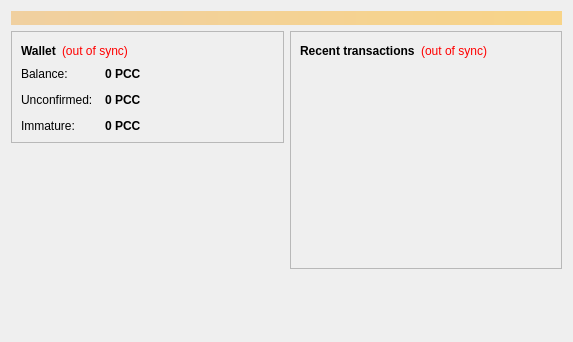
<?xml version="1.0" encoding="UTF-8"?>
<ui version="4.0">
 <class>OverviewPage</class>
 <widget class="QWidget" name="OverviewPage">
  <property name="geometry">
   <rect>
    <x>0</x>
    <y>0</y>
    <width>573</width>
    <height>342</height>
   </rect>
  </property>
  <property name="windowTitle">
   <string>Form</string>
  </property>
  <layout class="QVBoxLayout" name="topLayout">
   <item>
    <widget class="QLabel" name="labelAlerts">
     <property name="visible">
      <bool>false</bool>
     </property>
     <property name="styleSheet">
      <string notr="true">background-color: qlineargradient(x1: 0, y1: 0, x2: 1, y2: 0, stop:0 #F0D0A0, stop:1 #F8D488); color:#000000;</string>
     </property>
     <property name="wordWrap">
      <bool>true</bool>
     </property>
     <property name="margin">
      <number>3</number>
     </property>
    </widget>
   </item>
   <item>
    <layout class="QHBoxLayout" name="horizontalLayout" stretch="1,1">
     <item>
      <layout class="QVBoxLayout" name="verticalLayout_2">
       <item>
        <widget class="QFrame" name="frame">
         <property name="frameShape">
          <enum>QFrame::StyledPanel</enum>
         </property>
         <property name="frameShadow">
          <enum>QFrame::Raised</enum>
         </property>
         <layout class="QVBoxLayout" name="verticalLayout_4">
          <item>
           <layout class="QHBoxLayout" name="horizontalLayout_4">
            <item>
             <widget class="QLabel" name="label_5">
              <property name="font">
               <font>
                <weight>75</weight>
                <bold>true</bold>
               </font>
              </property>
              <property name="text">
               <string>Wallet</string>
              </property>
             </widget>
            </item>
            <item>
             <widget class="QLabel" name="labelWalletStatus">
              <property name="toolTip">
               <string>The displayed information may be out of date. Your wallet automatically synchronizes with the polishcoin network after a connection is established, but this process has not completed yet.</string>
              </property>
              <property name="styleSheet">
               <string notr="true">QLabel { color: red; }</string>
              </property>
              <property name="text">
               <string notr="true">(out of sync)</string>
              </property>
              <property name="alignment">
               <set>Qt::AlignLeading|Qt::AlignLeft|Qt::AlignVCenter</set>
              </property>
             </widget>
            </item>
            <item>
             <spacer name="horizontalSpacer_2">
              <property name="orientation">
               <enum>Qt::Horizontal</enum>
              </property>
              <property name="sizeHint" stdset="0">
               <size>
                <width>40</width>
                <height>20</height>
               </size>
              </property>
             </spacer>
            </item>
           </layout>
          </item>
          <item>
           <layout class="QFormLayout" name="formLayout_2">
            <property name="fieldGrowthPolicy">
             <enum>QFormLayout::AllNonFixedFieldsGrow</enum>
            </property>
            <property name="horizontalSpacing">
             <number>12</number>
            </property>
            <property name="verticalSpacing">
             <number>12</number>
            </property>
            <item row="0" column="0">
             <widget class="QLabel" name="label">
              <property name="text">
               <string>Balance:</string>
              </property>
             </widget>
            </item>
            <item row="0" column="1">
             <widget class="QLabel" name="labelBalance">
              <property name="font">
               <font>
                <weight>75</weight>
                <bold>true</bold>
               </font>
              </property>
              <property name="cursor">
               <cursorShape>IBeamCursor</cursorShape>
              </property>
              <property name="toolTip">
               <string>Your current balance</string>
              </property>
              <property name="text">
               <string notr="true">0 PCC</string>
              </property>
              <property name="textInteractionFlags">
               <set>Qt::LinksAccessibleByMouse|Qt::TextSelectableByKeyboard|Qt::TextSelectableByMouse</set>
              </property>
             </widget>
            </item>
            <item row="1" column="0">
             <widget class="QLabel" name="label_3">
              <property name="text">
               <string>Unconfirmed:</string>
              </property>
             </widget>
            </item>
            <item row="1" column="1">
             <widget class="QLabel" name="labelUnconfirmed">
              <property name="font">
               <font>
                <weight>75</weight>
                <bold>true</bold>
               </font>
              </property>
              <property name="cursor">
               <cursorShape>IBeamCursor</cursorShape>
              </property>
              <property name="toolTip">
               <string>Total of transactions that have yet to be confirmed, and do not yet count toward the current balance</string>
              </property>
              <property name="text">
               <string notr="true">0 PCC</string>
              </property>
              <property name="textInteractionFlags">
               <set>Qt::LinksAccessibleByMouse|Qt::TextSelectableByKeyboard|Qt::TextSelectableByMouse</set>
              </property>
             </widget>
            </item>
            <item row="2" column="0">
             <widget class="QLabel" name="labelImmatureText">
              <property name="text">
               <string>Immature:</string>
              </property>
             </widget>
            </item>
            <item row="2" column="1">
             <widget class="QLabel" name="labelImmature">
              <property name="font">
               <font>
                <weight>75</weight>
                <bold>true</bold>
               </font>
              </property>
              <property name="toolTip">
               <string>Mined balance that has not yet matured</string>
              </property>
              <property name="text">
               <string notr="true">0 PCC</string>
              </property>
              <property name="textInteractionFlags">
               <set>Qt::LinksAccessibleByMouse|Qt::TextSelectableByKeyboard|Qt::TextSelectableByMouse</set>
              </property>
             </widget>
            </item>
           </layout>
          </item>
         </layout>
        </widget>
       </item>
       <item>
        <spacer name="verticalSpacer">
         <property name="orientation">
          <enum>Qt::Vertical</enum>
         </property>
         <property name="sizeHint" stdset="0">
          <size>
           <width>20</width>
           <height>40</height>
          </size>
         </property>
        </spacer>
       </item>
      </layout>
     </item>
     <item>
      <layout class="QVBoxLayout" name="verticalLayout_3">
       <item>
        <widget class="QFrame" name="frame_2">
         <property name="frameShape">
          <enum>QFrame::StyledPanel</enum>
         </property>
         <property name="frameShadow">
          <enum>QFrame::Raised</enum>
         </property>
         <layout class="QVBoxLayout" name="verticalLayout">
          <item>
           <layout class="QHBoxLayout" name="horizontalLayout_2">
            <item>
             <widget class="QLabel" name="label_4">
              <property name="text">
               <string>&lt;b&gt;Recent transactions&lt;/b&gt;</string>
              </property>
             </widget>
            </item>
            <item>
             <widget class="QLabel" name="labelTransactionsStatus">
              <property name="toolTip">
               <string>The displayed information may be out of date. Your wallet automatically synchronizes with the polishcoin network after a connection is established, but this process has not completed yet.</string>
              </property>
              <property name="styleSheet">
               <string notr="true">QLabel { color: red; }</string>
              </property>
              <property name="text">
               <string notr="true">(out of sync)</string>
              </property>
              <property name="alignment">
               <set>Qt::AlignRight|Qt::AlignTrailing|Qt::AlignVCenter</set>
              </property>
             </widget>
            </item>
            <item>
             <spacer name="horizontalSpacer">
              <property name="orientation">
               <enum>Qt::Horizontal</enum>
              </property>
              <property name="sizeHint" stdset="0">
               <size>
                <width>40</width>
                <height>20</height>
               </size>
              </property>
             </spacer>
            </item>
           </layout>
          </item>
          <item>
           <widget class="QListView" name="listTransactions">
            <property name="styleSheet">
             <string notr="true">QListView { background: transparent; }</string>
            </property>
            <property name="frameShape">
             <enum>QFrame::NoFrame</enum>
            </property>
            <property name="verticalScrollBarPolicy">
             <enum>Qt::ScrollBarAlwaysOff</enum>
            </property>
            <property name="horizontalScrollBarPolicy">
             <enum>Qt::ScrollBarAlwaysOff</enum>
            </property>
            <property name="selectionMode">
             <enum>QAbstractItemView::NoSelection</enum>
            </property>
           </widget>
          </item>
         </layout>
        </widget>
       </item>
       <item>
        <spacer name="verticalSpacer_2">
         <property name="orientation">
          <enum>Qt::Vertical</enum>
         </property>
         <property name="sizeHint" stdset="0">
          <size>
           <width>20</width>
           <height>40</height>
          </size>
         </property>
        </spacer>
       </item>
      </layout>
     </item>
    </layout>
   </item>
  </layout>
 </widget>
 <resources/>
 <connections/>
</ui>
